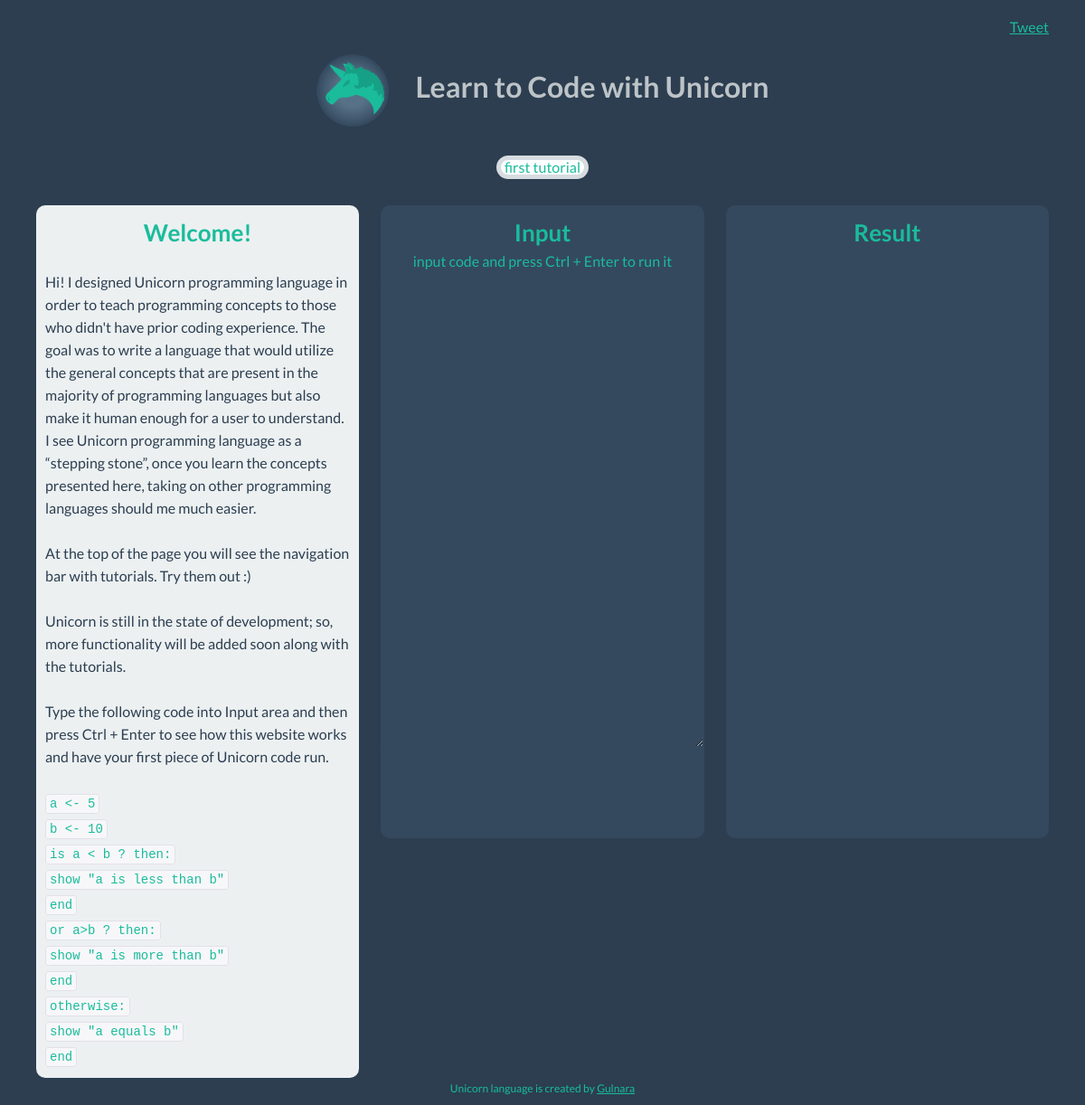
The app's page /index, older data.
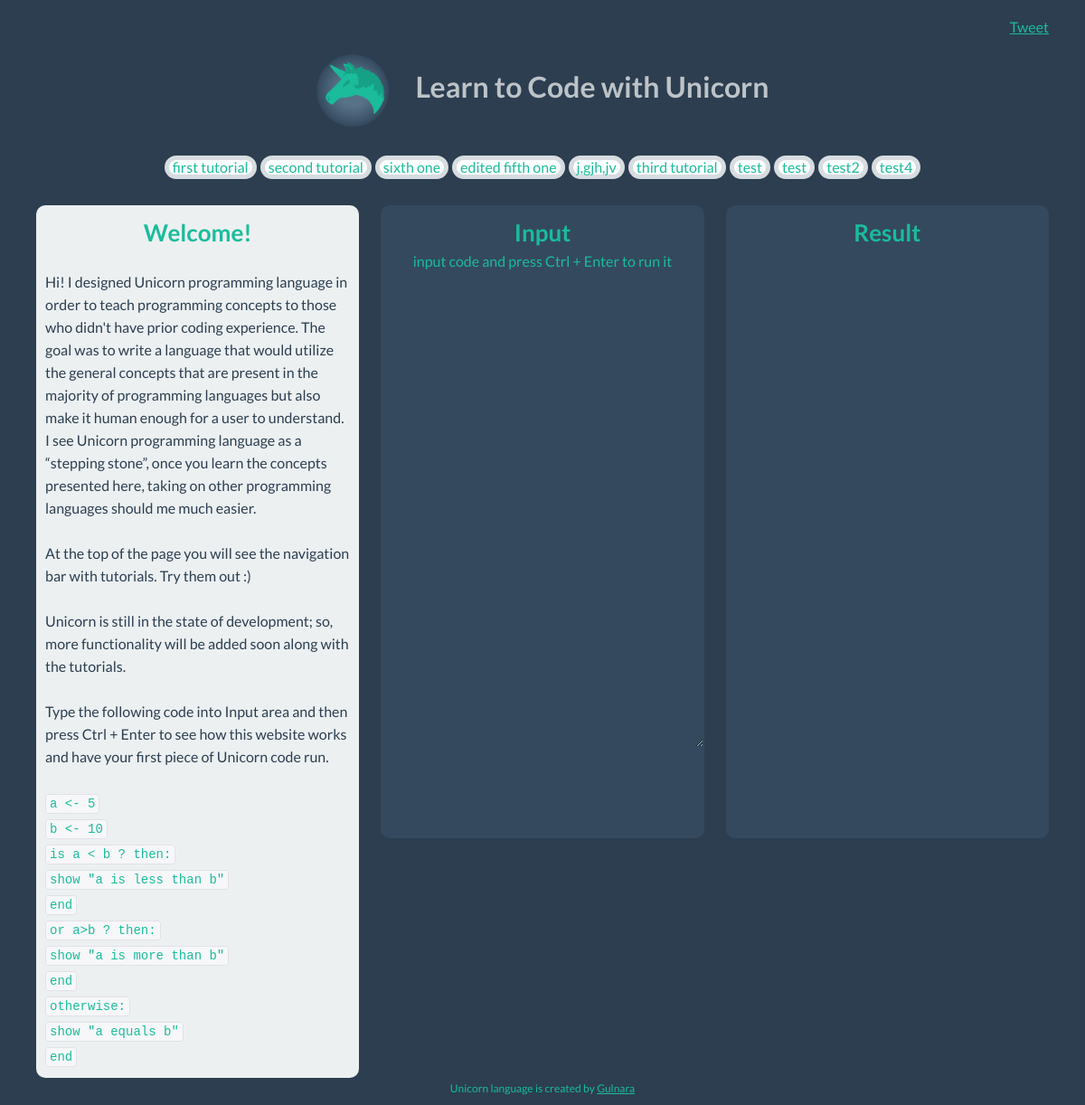
The same page, newer data.
### model.py (models this page shows)
class Tutorial(Base):
	__tablename__ = "tutorials"
	id = Column(Integer, primary_key = True)
	user_id = Column(Integer, ForeignKey('users.id'))
	title = Column(Text, nullable = True)
	tutorial = Column(Text, nullable = True)
	user = relationship("User", backref=backref("tutorials", order_by = id))

### unicorncode.py (the view)
@app.route("/")
@app.route("/index")
def index():
	tutorials = db_session.query(Tutorial).all()
	return render_template("home.html", tutorials=tutorials)

### unicorncode.py (called while the page is built)
@app.teardown_request
def shutdown_session(exception = None):
    db_session.remove()

@app.before_request
def load_user_id():
    g.user_id = session.get('user_id')

### templates/home.html (shortened to what this page needs)
{% extends "layout.html" %}
{% block body %}
<h2 id= "titles" >Welcome!</h2>
<p id = "tutorial_text">
	Hi!
	I designed Unicorn programming language in order to teach programming concepts to those who didn't have prior coding experience.
	The goal was to write a language that would utilize the general concepts that are present in the majority of programming languages but also make it human enough for a user to understand. I see Unicorn programming language as a “stepping stone”, once you learn the concepts presented here, taking on other programming languages should me much easier.
	At the top of the page you will see the navigation bar with tutorials. Try them out :)
	Unicorn is still in the state of development; so, more functionality will be added soon along with the tutorials.
	Type the following code into Input area and then press Ctrl + Enter to see how this website works and have your first piece of Unicorn code run.
	<code>a <- 5</code> </br>
	<code>	b <- 10 </code></br>
	<code>	is a < b ? then: </code></br>
	<code>	show "a is less than b"</code></br>
	<code>	end</code></br>
	<code>	or a>b ? then:</code></br>
	<code>	show "a is more than b"</code></br>
	<code>	end</code></br>
	<code>	otherwise:</code></br>
	<code>	show "a equals b"</code></br>
	<code>	end</code></br>
</p>
{% endblock %}

### templates/layout.html (shortened to what this page needs)
<!DOCTYPE html>
<html>
<head>
  <link href="/static/css/bootstrap.css" rel="stylesheet">
  <link href="/static/css/flat-ui.css" rel="stylesheet">
</head>
<body>
	<div class="container-fluid">
    <div class = "sharing">
      <div id="fb-root">
    <a href="https://twitter.com/share" class="twitter-share-button" data-text="Learn to code with Unicorn http://unicorncode.com/ !" data-via="UnicornCode">Tweet</a>
  </div>
</div>
	<div class="header">
		<div class="container-fluid">
  		<h1 id = "header_text"><a href="{{url_for("index")}}"><img class="logo" src="/static/img/unicorn.png"></a>Learn to Code with Unicorn
  		</h1>
     </div>
  </div>
	<div class="pagination">
    <ul>
      {% for tutorial in tutorials %}
       <li> <a href="{{url_for("try_tutorial", id=tutorial.id)}}">
        {{tutorial.title}}</a></li>
          {% endfor %}
    </ul>
  </div>
	<div class="container-fluid">
		<div class = "row-fluid">
		  <div class="span4" id ="tutorial">
          {% block body %}
          {% endblock %}
      </div>
      <div class="span4" id ="input">
        <h2 id= "titles">Input</h2>
          <p id = "directions">input code and press Ctrl + Enter to run it</p>
          <textarea id="repl" name="code" rows="25" cols="80" ></textarea>
      </div>
		  <div class="span4" id = "result">
        <h2 id= "titles">Result</h2>
		  </div>
    </div>
  </div>
	<footer>
		<div class="container">
      <div class = "row-fluid">
        <div class = "span12">
		      <p id = "footertext">Unicorn language is created by <a href = "https://twitter.com/Gulnara">Gulnara</a></p>
        </div>
      </div>
    </div>
	</footer>
</body>
</html>

Row changes from the older to the newer data that the page shows:
added Tutorial: title "second tutorial"
added Tutorial: title "sixth one"
added Tutorial: title "edited fifth one"
added Tutorial: title "j,gjh,jv"
added Tutorial: title "third tutorial"
added Tutorial: title "test"
added Tutorial: title "test"
added Tutorial: title "test2"
added Tutorial: title "test4"
